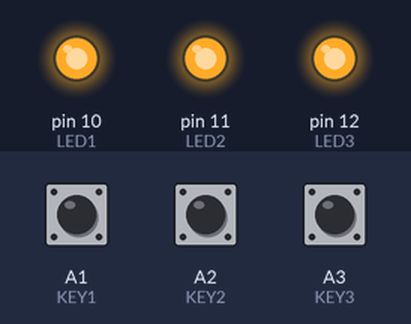
This sketch was run on a simulated Arduino Uno, built with avr-gcc and run on an emulated ATmega328P. Parts: output pins drawn as LEDs (lit = HIGH). Dashed ring = blinking. The test bench sets the inputs (shaded band); at power-on: A1 (KEY1) HIGH, A2 (KEY2) HIGH, A3 (KEY3) HIGH. Random numbers use the default seed unless the sketch sets one.

Above: at 11.2 s.
11.3 s: A1 (KEY1) pulled LOW for 1 s
At 12.1 s:
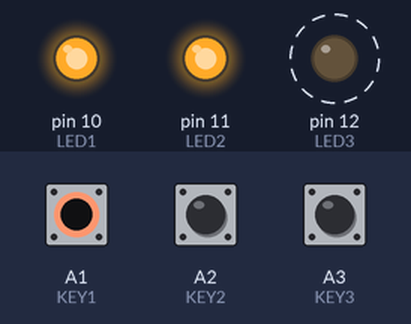
At 18.4 s:
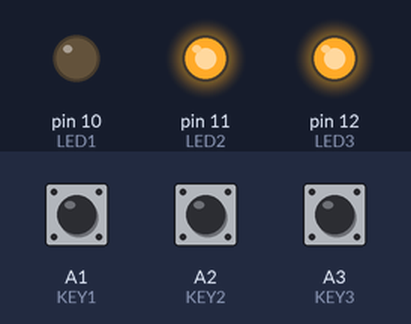
Timing chart, 0 to 21.3 s (numbered marks = the images above; inputs shaded):
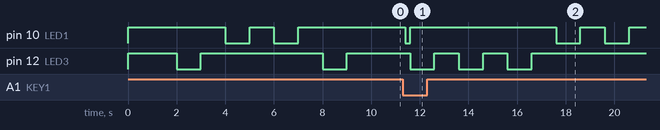

The sketch:

tarefa2.ino
```cpp
// Lucas Demarco Cambraia Lemos - 2110013

#define LED1       10
#define LED2       11
#define LED3       12
#define LED4       13
#define BUZZ        3
#define KEY1       A1
#define KEY2       A2
#define KEY3       A3
#define POT        A0
#include <stdlib.h>
#include <time.h>

int passo = 0;
int leds[5] = {0, 0, 0, 0, 0};
unsigned long intervalo = 200;
unsigned long millis_anterior = 0;
unsigned long millis_exclusiva = 0;

void setup() {
  pinMode(KEY1, INPUT_PULLUP);
  pinMode(KEY2, INPUT_PULLUP);
  pinMode(KEY3, INPUT_PULLUP);
  pinMode(LED1, OUTPUT);
  pinMode(LED2, OUTPUT);
  pinMode(LED3, OUTPUT);
  digitalWrite(LED1, HIGH);
  digitalWrite(LED2, HIGH);
  digitalWrite(LED3, HIGH);
  digitalWrite(LED4, HIGH);
  gera_sequencia(leds);
}

void loop() {
  unsigned long millis_atual = millis();

  if (millis_atual - millis_anterior >= intervalo) {
    millis_anterior = millis_atual;
    if (digitalRead(KEY1) == LOW) {
      if (passo > 4) {
        if (digitalRead(LED1) == LOW) {
          digitalWrite(LED1, HIGH);
        }
        if (digitalRead(LED2) == LOW) {
          digitalWrite(LED2, HIGH);
        }
        if (digitalRead(LED3) == LOW) {
          digitalWrite(LED3, HIGH);
        }
        passo = 0;
        gera_sequencia(leds);
      } else {
        if (verifica(1) == 0) {
          digitalWrite(LED1, LOW);
        }
      }
    }
    if (digitalRead(KEY2) == LOW) {
      if (verifica(2) == 0) {
        digitalWrite(LED1, LOW);
      }
    }
    if (digitalRead(KEY3) == LOW) {
      if (verifica(3) == 0) {
        digitalWrite(LED1, LOW);
      }
    }
  }
  if (passo == 5) {
    digitalWrite(LED1, LOW);
    digitalWrite(LED2, LOW);
    digitalWrite(LED3, LOW);
  }
}

int verifica (int botao) {
  if (leds[passo] == botao) {
    passo++;
    return 1;
  } else {
    passo = 6;
    return 0;
  }
}

void gera_sequencia (int* leds) {
  int r;
  for (int i = 0; i < 5; i ++) {
    r = (rand() % 3) + 1 ;
    leds[i] = r;
    if (r == 1) {
      digitalWrite(LED1, LOW);
      delay(1000);
      digitalWrite(LED1, HIGH);
      delay(1000);
    } else if (r == 2) {
      digitalWrite(LED2, LOW);
      delay(1000);
      digitalWrite(LED2, HIGH);
      delay(1000);
    } else {
      digitalWrite(LED3, LOW);
      delay(1000);
      digitalWrite(LED3, HIGH);
      delay(1000);
    }
  }
}
```

Measured:
- after the input at 11.3 s, pin 10 (LED1): goes LOW 0.20 s, HIGH 6.0 s, LOW 1.0 s, HIGH 1.0 s, LOW 1.0 s, then HIGH, starting after 0.10 s; pin 12 (LED3): alternates HIGH for 1.0 s and LOW for 1.0 s, 6 changes in all, then stays HIGH, starting after 0.30 s
